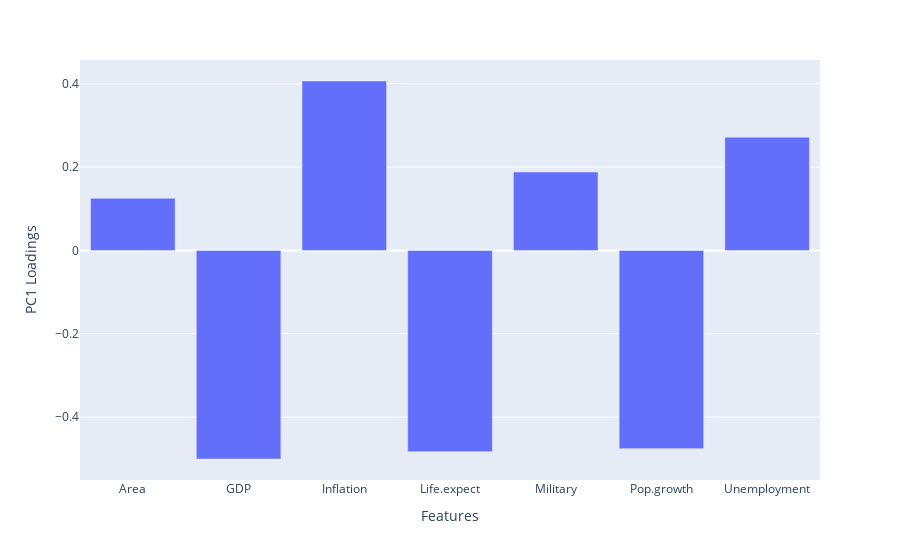

Source (notebook cell):
### Code cell
#Gráfico de Cargas PC1
fig= px.bar(x= X_names, y=pca.components_[0])
fig.update_layout(showlegend=False,
                     xaxis_title="Features",
    yaxis_title="PC1 Loadings",)

### Figure 1 — Plotly figure (JSON) as saved in the notebook; plotly's stock layout.template omitted (floating-point values rounded to 4 significant figures)
{"data": [{"alignmentgroup": "True", "hovertemplate": "x=%{x}<br>y=%{y}<extra></extra>", "legendgroup": "", "marker": {"color": "#636efa", "pattern": {"shape": ""}}, "name": "", "offsetgroup": "", "orientation": "v", "showlegend": false, "textposition": "auto", "type": "bar", "x": ["Area", "GDP", "Inflation", "Life.expect", "Military", "Pop.growth", "Unemployment"], "xaxis": "x", "y": [0.1249, -0.5005, 0.4065, -0.4829, 0.1881, -0.4757, 0.2717], "yaxis": "y"}], "layout": {"autosize": true, "barmode": "relative", "legend": {"tracegroupgap": 0}, "margin": {"t": 60}, "showlegend": false, "xaxis": {"anchor": "y", "autorange": true, "domain": [0, 1], "range": [-0.5, 6.5], "title": {"text": "Features"}, "type": "category"}, "yaxis": {"anchor": "x", "autorange": true, "domain": [0, 1], "range": [-0.5509, 0.4569], "title": {"text": "PC1 Loadings"}, "type": "linear"}}}
